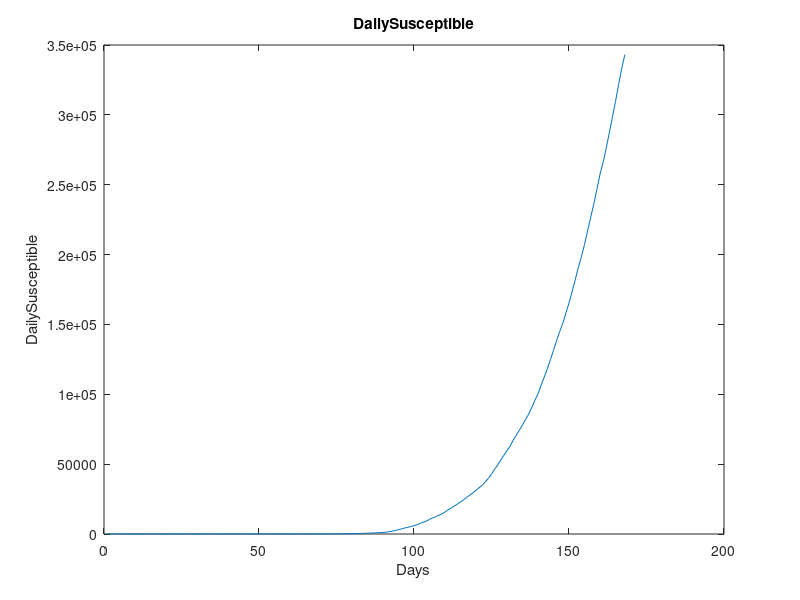
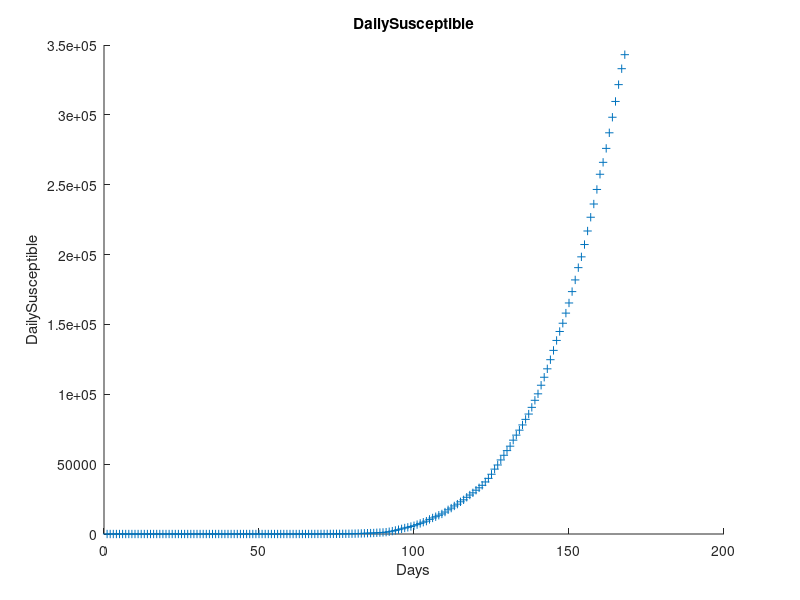

Here is the MATLAB script that generated these plots, in order: (Note: this script raises an error after producing the figures.)
clear ; close all; clc;
a = csvread('qwerty.csv');
x= a(:,5);
days = (1:size(x,1))';
fprintf('plotting line graph.\n');
plot(days,x)
title('DailySusceptible');
xlabel('Days');
ylabel('DailySusceptible');
print("-dpng", "DailySusceptible1.png"); 
fprintf('Press enter to continue.\n');
fprintf('Press "Ctrl+c" to exit.\n');
pause;
close all;

y=x;
x=days;
fprintf('plotting scatter graph.\n');
scatter(x,y,'+')
title('DailySusceptible');
xlabel('Days');
ylabel('DailySusceptible');
print("-dpng", "DailySusceptible2.png");
fprintf('Press enter to continue.\n');
fprintf('Press "Ctrl+c" to exit.\n');
pause;
close all;
 
fprintf('Appling machine learing algorithm...\n');
[theta cost] = rateofchangeofR()
m = days_X(days);
m = [ones(size(m,1),1) m];
m = m*theta;
scatter(days,y, "marker",'+');
hold on;
plot(days,m);
xlabel('Days');
ylabel('DailySusceptibleML');
print("-dpng", "DailySusceptibleML.png");
day = 168+16;
	A = theta(1) + theta(2)*day + theta(3)*(day^2)+theta(4)*(day^3) + theta(5)*(day^4)+theta(6)*(day^5)
	